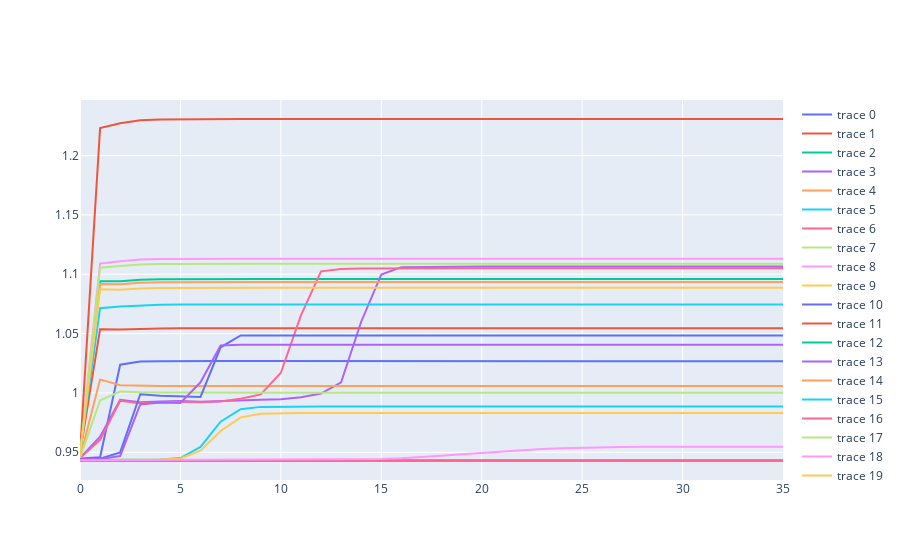

Here is the notebook cell this chart was saved with:
### Code cell
fig = go.Figure()
for data in entropy_num:
    fig.add_trace(go.Scatter(
        x=np.arange(len(data)),
        y=data
    ))
fig.show()
